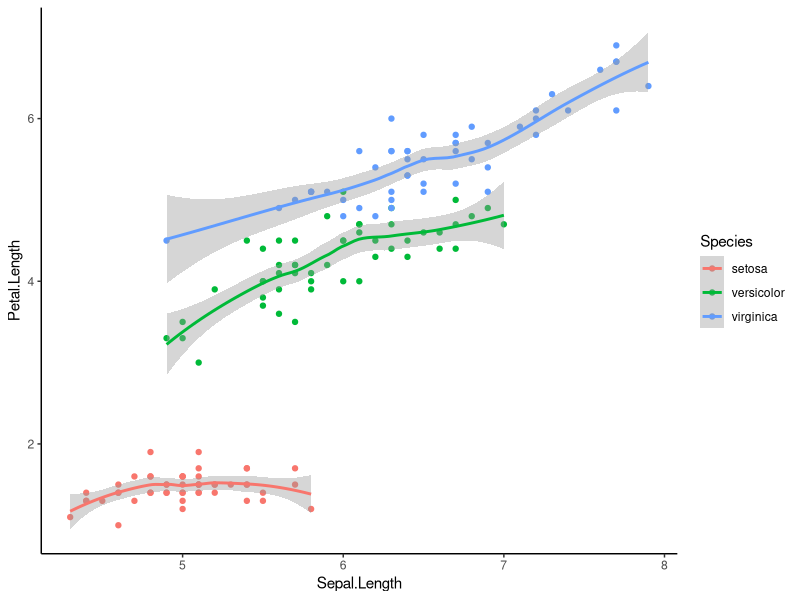
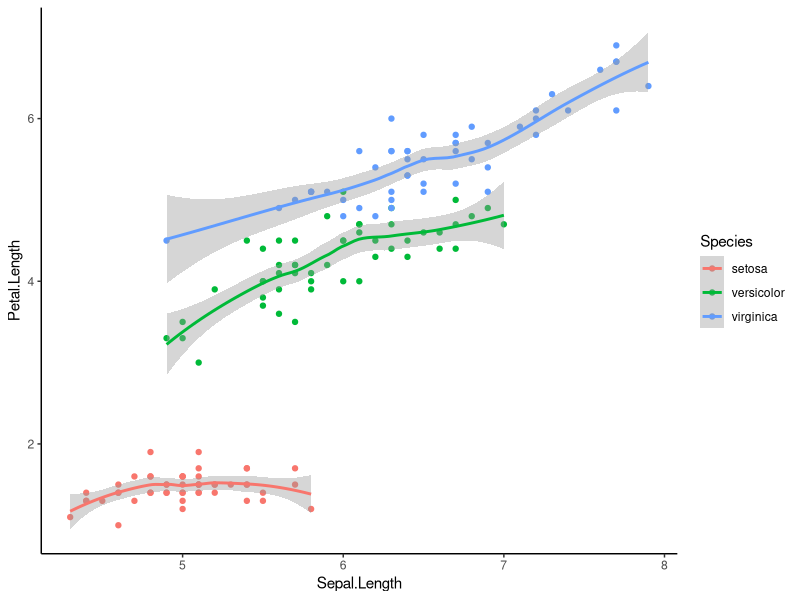
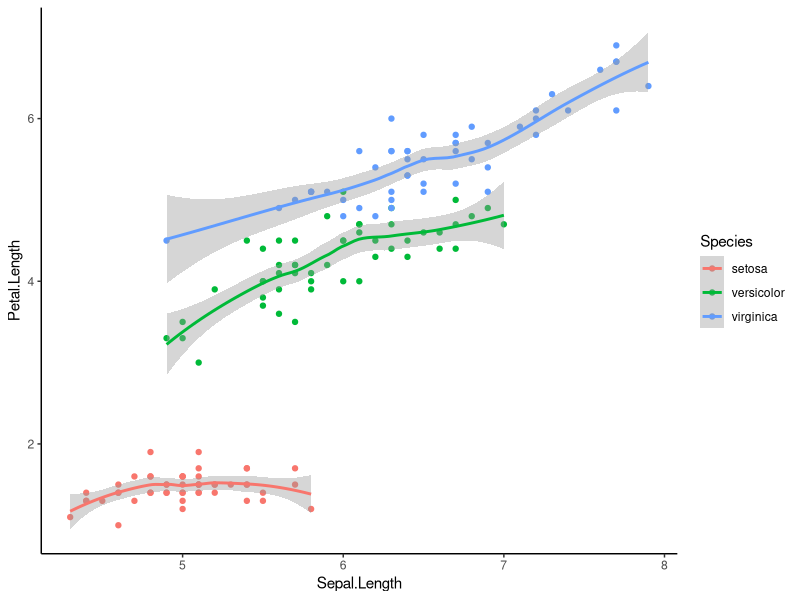
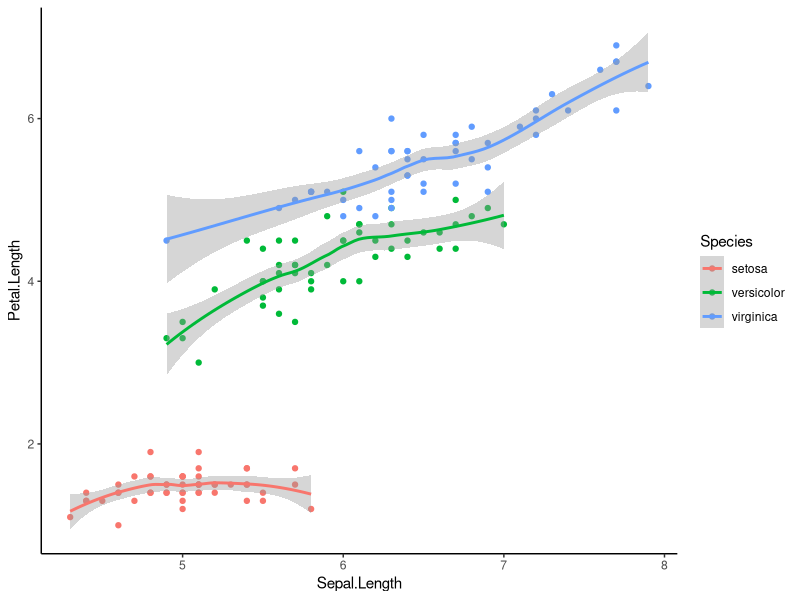
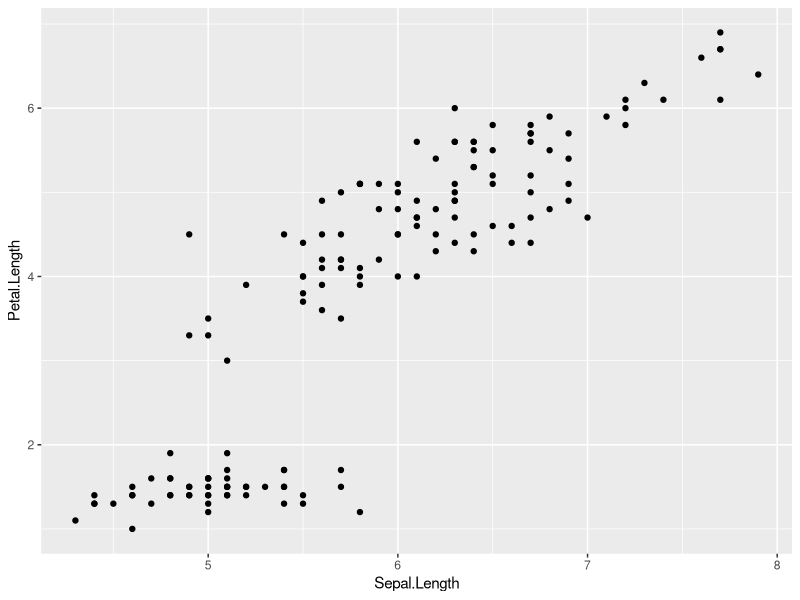
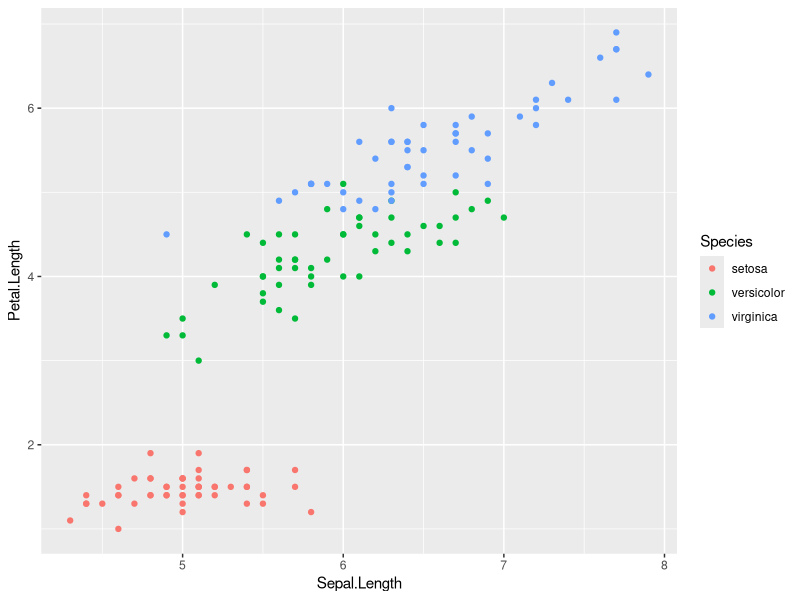
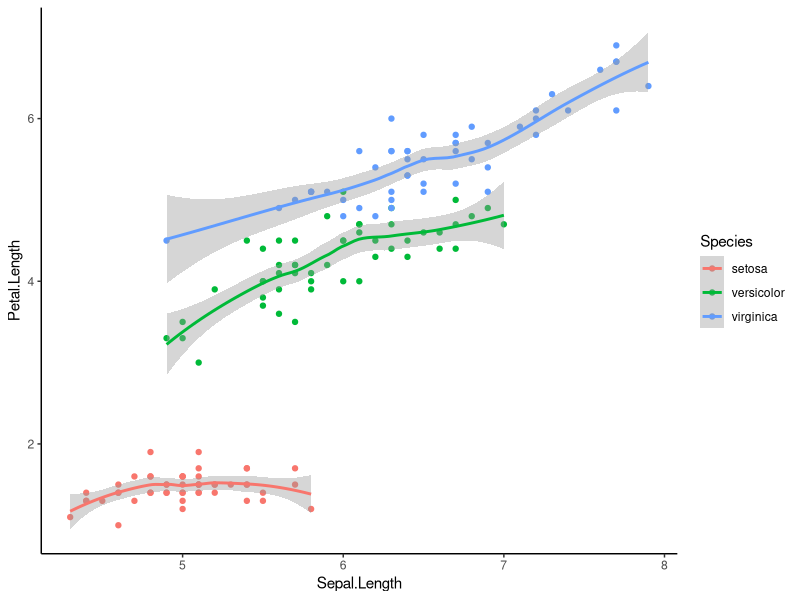

Reproduce these figures in R, in order.
## ---- chunk 1
#| echo: false
library(tidyverse)

data(iris)

ggplot(data = iris, aes(x = Sepal.Length, 
                        y = Petal.Length, 
                        color = Species)) +
  geom_point() +
  geom_smooth() +
  theme_classic()

## ---- chunk 2
#| echo: true
#| out-height: 7in

library(tidyverse)

data(iris)

ggplot(data = iris, aes(x = Sepal.Length, 
                        y = Petal.Length, 
                        color = Species)) +
  geom_point() +
  geom_smooth() +
  theme_classic()

## ---- chunk 3
#| echo: true
#| out-height: 7in
#| code-fold: true
#| fig-cap: "(a) Sepal and Petal length differ between species"

library(tidyverse)

data(iris)

ggplot(data = iris, aes(x = Sepal.Length, 
                        y = Petal.Length, 
                        color = Species)) +
  geom_point() +
  geom_smooth() +
  theme_classic()
## ---- chunk 4
#| echo: true
#| out-height: 6in
#| code-line-numbers: "|8|9|5-7" 

library(tidyverse)

data(iris)

ggplot(data = iris, aes(x = Sepal.Length, 
                        y = Petal.Length, 
                        color = Species)) +
  geom_point() +
  geom_smooth() +
  theme_classic()
## ---- chunk 5
#| echo: true
#| out-height: 7in
#| code-line-numbers: "|1|3" 

library(tidyverse)

data(iris)

head(iris)
## ---- chunk 6
#| echo: true
#| out-height: 7in
#| code-line-numbers: "|5|6-7|8" 

library(tidyverse)

data(iris)

ggplot(data = iris, 
       aes(x = Sepal.Length,
           y = Petal.Length)) +
  geom_point()
## ---- chunk 7
#| echo: true
#| out-height: 7in
#| code-line-numbers: "|8" 

library(tidyverse)

data(iris)

ggplot(data = iris, 
       aes(x = Sepal.Length,
           y = Petal.Length,
           color = Species)) +
  geom_point()
## ---- chunk 8
#| echo: true
#| out-height: 7in
#| code-line-numbers: "|9|10" 

library(tidyverse)

data(iris)

ggplot(data = iris, aes(x = Sepal.Length, 
                        y = Petal.Length, 
                        color = Species)) +
  geom_point() +
  geom_smooth() +
  theme_classic()
